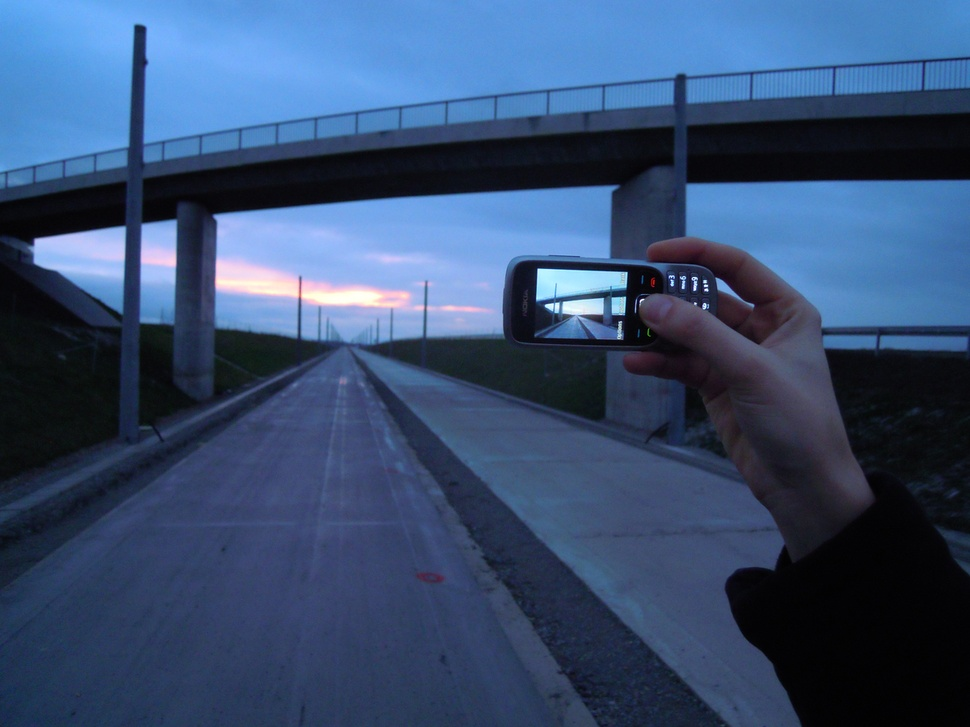
#> input picture Semester 7/CVIP/Task2/image1.jpg, 970 x 727 px, shrunk from 1200 x 900 before the run
$ python 'Intensity Level Resolution.py'
#> lines starting #> are read from the running program, lines starting #| are printed output that depends on the picture; after the words box and inside, x2 and y2 are one past the last pixel; in counts of white or black regions, pixels touching at a corner belong together
# Intensity Level Resolution
# This relates to the number of intensity levels used to represent image pixel values.
# Reducing the intensity level resolution can be done by reducing the number of bits per pixel.
import cv2
import numpy as np

# Read the image
image = cv2.imread('image1.jpg')
#> image is the input picture: shape (727, 970, 3); mean B, G, R 112.6, 78.1, 55.7

# Convert the image to grayscale
gray_image = cv2.cvtColor(image, cv2.COLOR_BGR2GRAY)
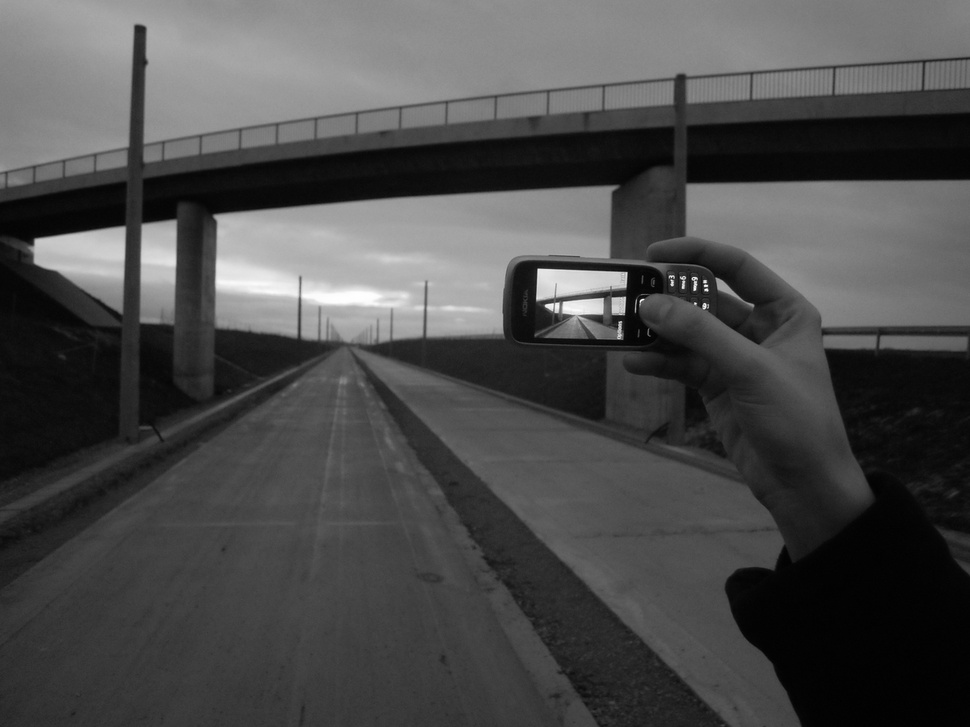
#> gray_image: shape (727, 970); min 0, max 254, mean 75.3

# Reduce intensity resolution to 2 bits
intensity_level_image = np.floor(gray_image / 64) * 64
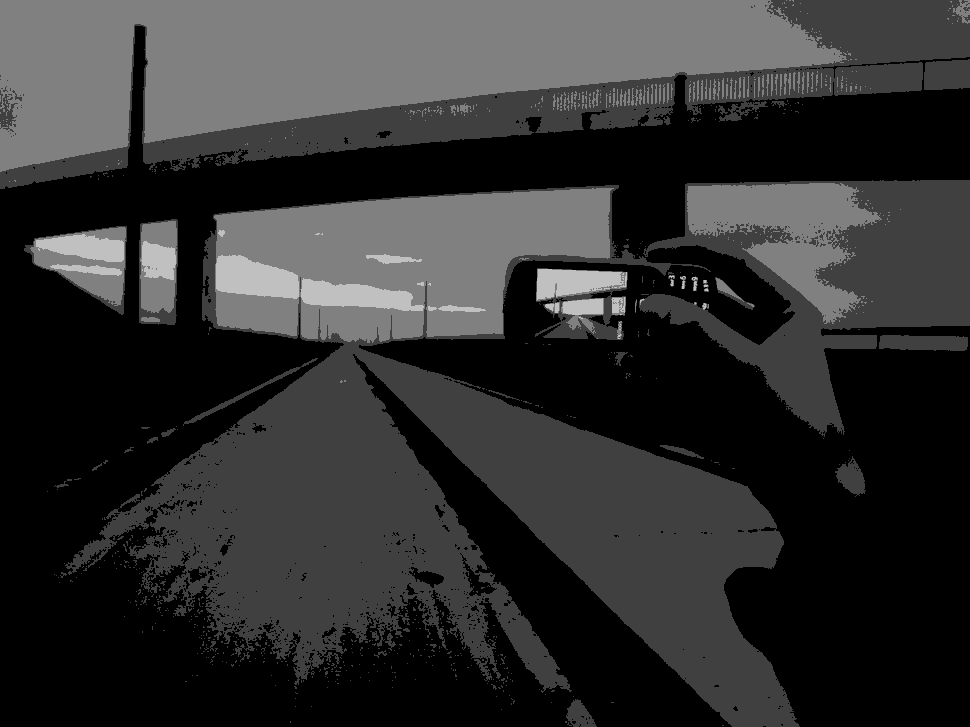
#> intensity_level_image: shape (727, 970) float64; min 0, max 192, mean 48.6

cv2.imshow('Intensity Level Image', intensity_level_image)
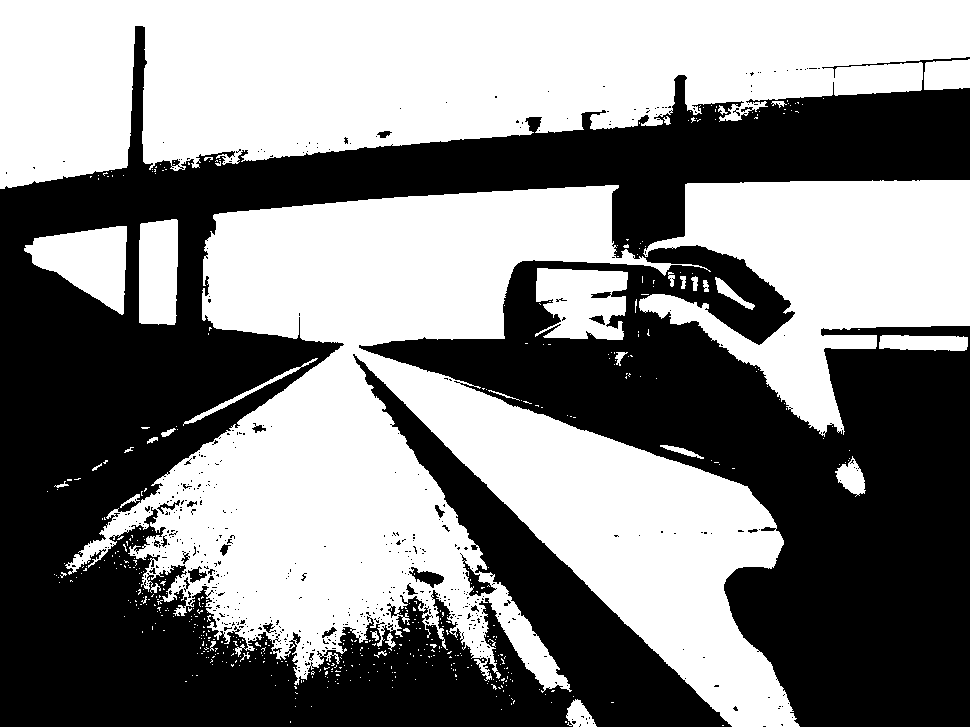
#> window 'Intensity Level Image': shape (727, 970); 52% white; 541 black regions (514 under 20 px), largest, box (x1, y1, x2, y2) and area: (0, 26, 970, 727) 335416, (460, 553, 497, 596) 403, (409, 567, 444, 588) 332
cv2.waitKey(0)
cv2.destroyAllWindows()

$ run again, with Semester 7/CVIP/Task2/map.jpg copied over Semester 7/CVIP/Task2/image1.jpg
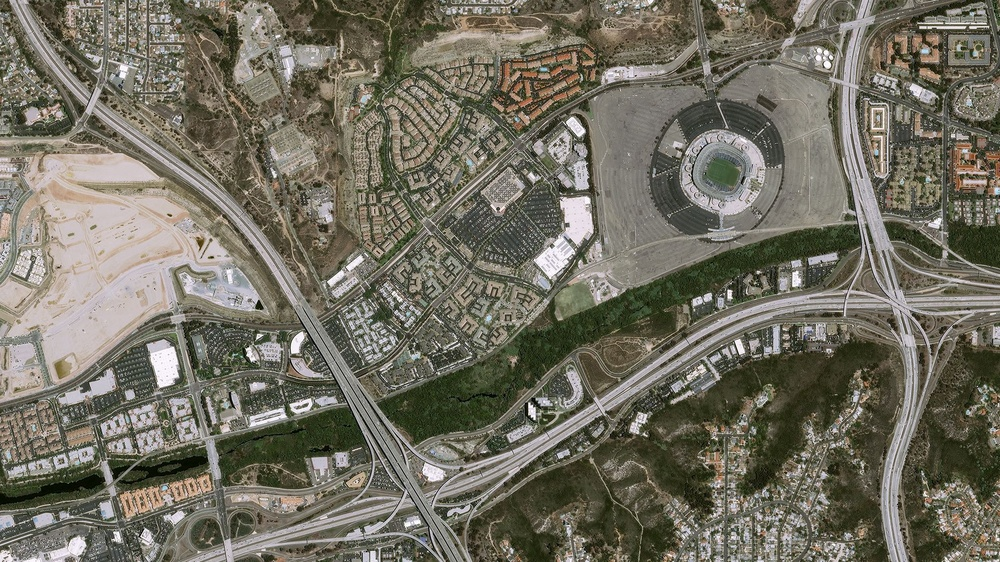
#> input picture Semester 7/CVIP/Task2/map.jpg, 1000 x 562 px, shrunk from 1920 x 1080 before the run
#> image is the input picture: shape (562, 1000, 3); mean B, G, R 97, 110.4, 113.7
#> `intensity_level_image = np.floor(gray_image / 64) * 64`:
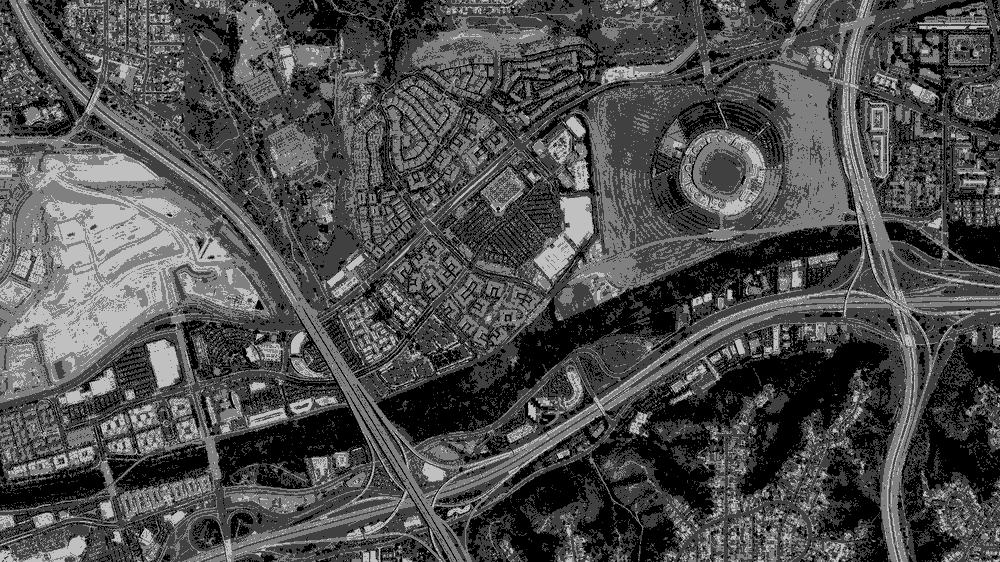
#> intensity_level_image: shape (562, 1000) float64; min 0, max 192, mean 77.6
#> `cv2.imshow('Intensity Level Image', intensity_level_image)`:
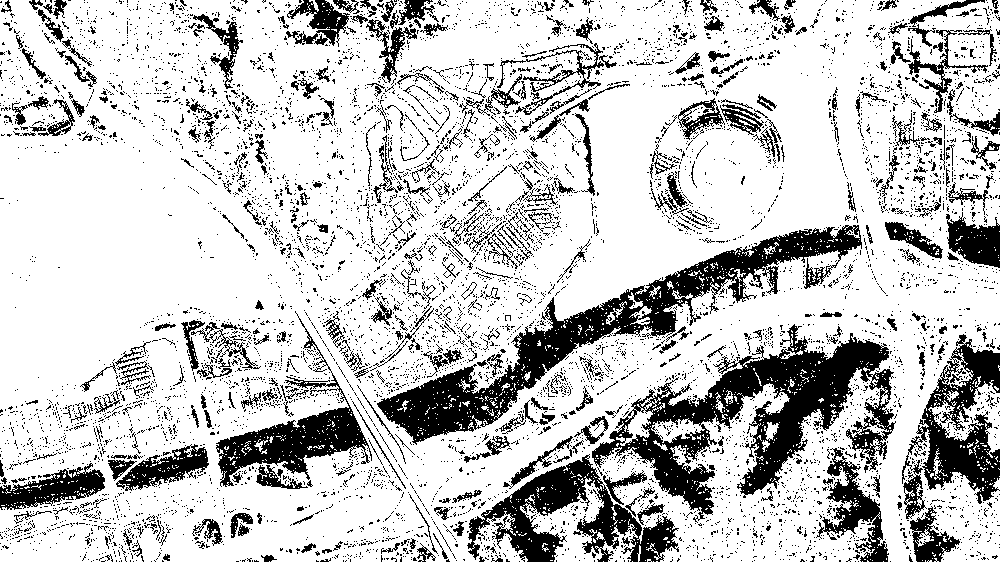
#> window 'Intensity Level Image': shape (562, 1000); 78.2% white; 7305 black regions (6875 under 20 px), largest, box (x1, y1, x2, y2) and area: (592, 324, 896, 523) 18272, (377, 225, 862, 445) 17192, (467, 454, 679, 562) 8112
